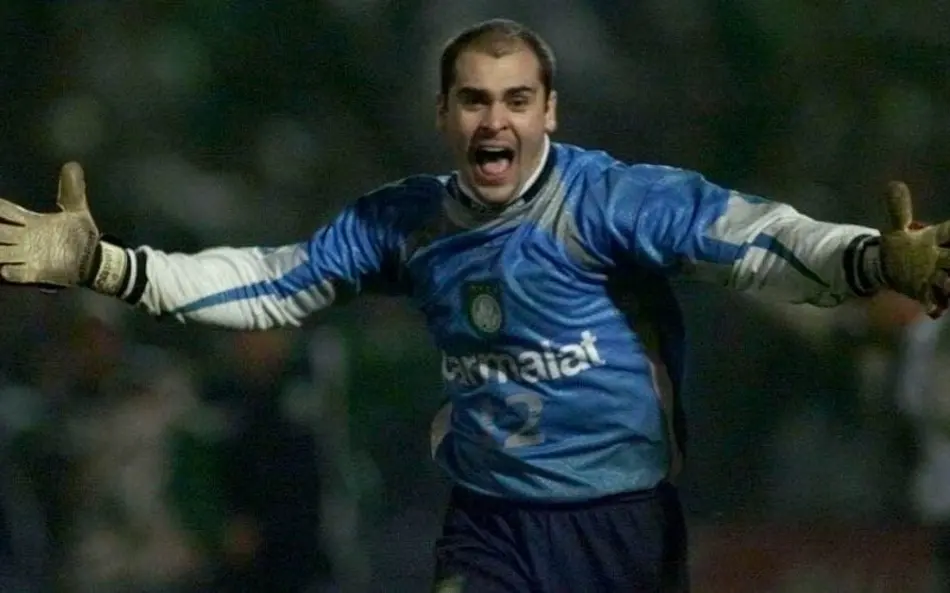
#> input picture 2026/1 Semestre/PDI/Atividades/Marcos.webp, 950 x 593 px, found by its file name
$ python fourier_2D.py
#> lines starting #> are read from the running program, lines starting #| are printed output that depends on the picture
import numpy as np
import matplotlib.pyplot as plt
from PIL import Image

def dft_2d_manual(image):
    M, N = image.shape
    F = np.zeros((M, N), dtype=complex)

    for u in range(M):
        for v in range(N):
            soma = 0.0 + 0.0j
            for x in range(M):
                for y in range(N):
                    angulo = -2j * np.pi * ((u * x) / M + (v * y) / N)
                    soma += image[x, y] * np.exp(angulo)
            F[u, v] = soma

    return F

caminho_imagem = r"C:\Users\felip\Desktop\Facul\2026\1 Semestre\PDI\Atividades\Marcos.webp"

try:
    img = Image.open(caminho_imagem).convert('L')
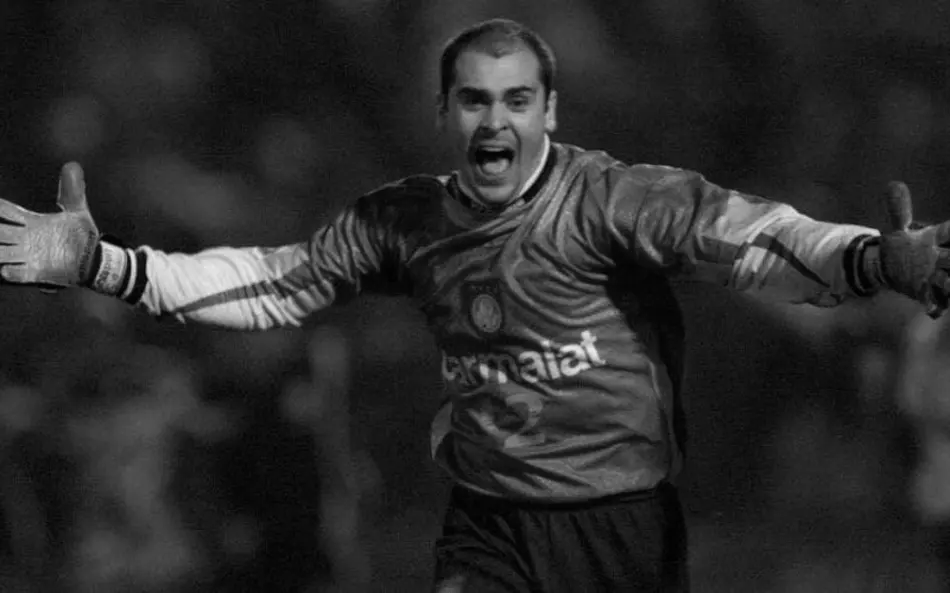
#> img: PIL image 950x593 L; min 0, max 234, mean 43.3
except FileNotFoundError:
    print(f"Erro: Não foi possível encontrar a imagem no caminho:\n{caminho_imagem}")
    print("Verifique se o nome ou a extensão do arquivo estão corretos.")
    exit()

tamanho = 32
img_pequena = img.resize((tamanho, tamanho))
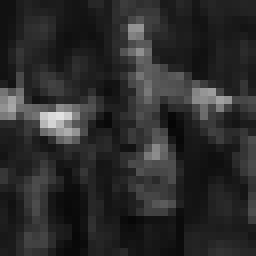
#> img_pequena: PIL image 32x32 L (shown 8 times larger); min 5, max 225, mean 43.4
matriz_imagem = np.array(img_pequena)

print(f"Lendo Marcos.webp e calculando a DFT manual ({tamanho}x{tamanho})... Isso pode levar alguns segundos.")

# --- Cálculos da Transformada ---
resultado_frequencia = dft_2d_manual(matriz_imagem)
f_shift = np.fft.fftshift(resultado_frequencia)
magnitude_spectrum = 20 * np.log(np.abs(f_shift) + 1)
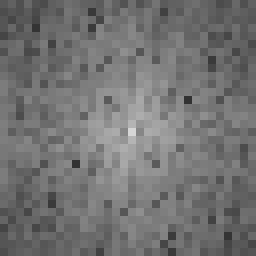
#> magnitude_spectrum: shape (32, 32) float64 (shown 8 times larger); min 50.32, max 214, mean 114.7

# ==========================================
# EXIBINDO OS RESULTADOS NUMÉRICOS
# ==========================================
print("\n" + "="*50)
print("RESULTADOS DA TRANSFORMAÇÃO (ANTES DA IMAGEM)")
print("="*50)

print(f"Formato da matriz gerada: {resultado_frequencia.shape}")
#| Formato da matriz gerada: (32, 32)

print("\n1. Amostra da matriz DFT Bruta (Números Complexos):")
print("   (Mostrando apenas o canto superior esquerdo 3x3)")
# Arredondando para 2 casas decimais para facilitar a leitura
print(np.round(resultado_frequencia[:3, :3], 2))
#| [[44404.     +0.j    -687.67 -458.84j  1960.1 -4945.26j]
#|  [-7305.17-4126.38j  -605.92+2105.24j  1881.25+1588.75j]
#|  [ 1584.01+3352.29j  1414.93 +948.73j -2320.3 -1845.8j ]]

print("\n2. Amostra do Espectro de Magnitude (Valores Reais com Log):")
print("   (Mostrando o centro 3x3, onde fica o pico de baixa frequência/DC)")
meio = tamanho // 2
print(np.round(magnitude_spectrum[meio-1:meio+2, meio-1:meio+2], 2))
#| [[153.85 180.7  149.85]
#|  [134.37 214.02 134.37]
#|  [149.85 180.7  153.85]]

print(f"\nMaior valor no espectro de magnitude: {np.max(magnitude_spectrum):.2f}")
#| Maior valor no espectro de magnitude: 214.02
print(f"Menor valor no espectro de magnitude: {np.min(magnitude_spectrum):.2f}")
#| Menor valor no espectro de magnitude: 50.32
print("="*50 + "\n")
# ==========================================

# --- Exibição Gráfica ---
plt.figure(figsize=(12, 5))

plt.subplot(1, 2, 1)
plt.imshow(matriz_imagem, cmap='gray')
plt.title('Antes: Domínio Espacial (Pixels)')
plt.axis('off')

plt.subplot(1, 2, 2)
plt.imshow(magnitude_spectrum, cmap='gray')
plt.title('Depois: Espectro de Magnitude')
plt.axis('off')

plt.tight_layout()
plt.show()
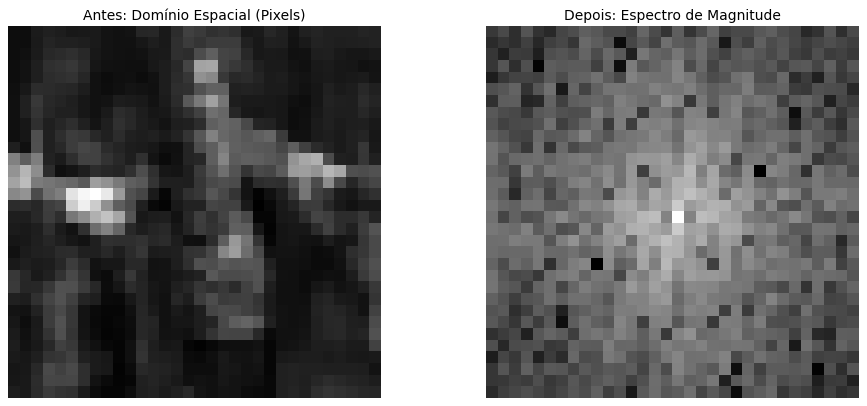
#> figure drawn by matplotlib, 2 panels
